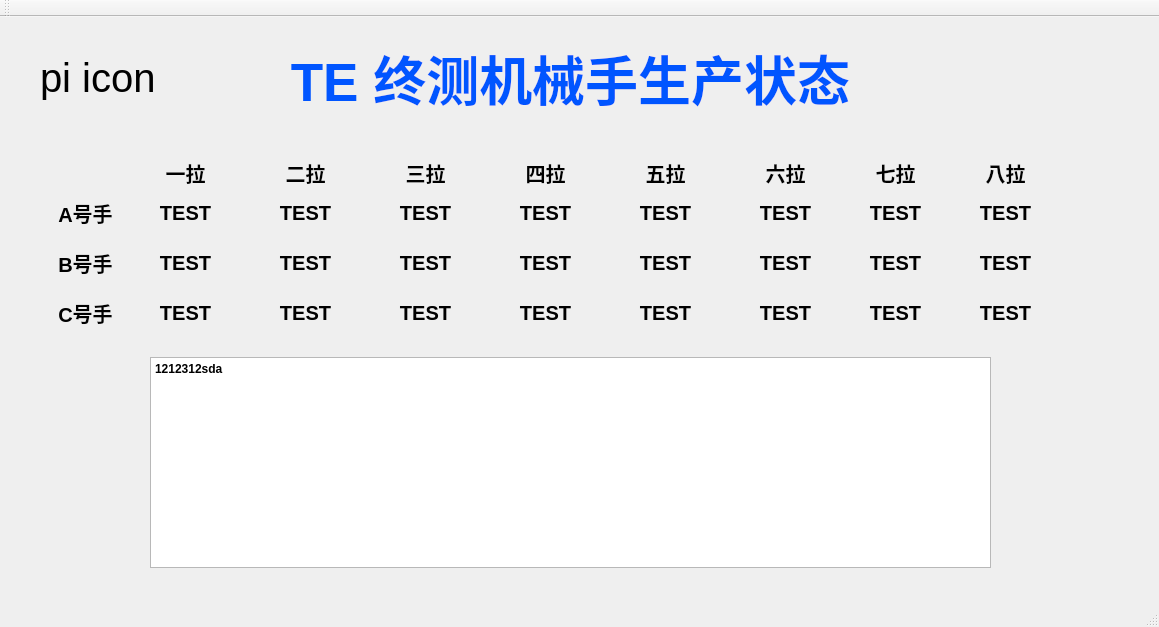
<?xml version="1.0" encoding="UTF-8"?>
<ui version="4.0">
 <class>MainWindow</class>
 <widget class="QMainWindow" name="MainWindow">
  <property name="geometry">
   <rect>
    <x>0</x>
    <y>0</y>
    <width>1159</width>
    <height>627</height>
   </rect>
  </property>
  <property name="font">
   <font>
    <pointsize>30</pointsize>
   </font>
  </property>
  <property name="windowTitle">
   <string>MainWindow</string>
  </property>
  <widget class="QWidget" name="centralWidget">
   <widget class="QLabel" name="label">
    <property name="geometry">
     <rect>
      <x>150</x>
      <y>140</y>
      <width>71</width>
      <height>31</height>
     </rect>
    </property>
    <property name="font">
     <font>
      <pointsize>15</pointsize>
      <weight>75</weight>
      <bold>true</bold>
     </font>
    </property>
    <property name="text">
     <string>一拉</string>
    </property>
    <property name="alignment">
     <set>Qt::AlignCenter</set>
    </property>
   </widget>
   <widget class="QLabel" name="label_2">
    <property name="geometry">
     <rect>
      <x>140</x>
      <y>180</y>
      <width>91</width>
      <height>31</height>
     </rect>
    </property>
    <property name="font">
     <font>
      <pointsize>15</pointsize>
      <weight>75</weight>
      <bold>true</bold>
     </font>
    </property>
    <property name="text">
     <string>TEST</string>
    </property>
    <property name="alignment">
     <set>Qt::AlignCenter</set>
    </property>
   </widget>
   <widget class="QLabel" name="label_3">
    <property name="geometry">
     <rect>
      <x>140</x>
      <y>230</y>
      <width>91</width>
      <height>31</height>
     </rect>
    </property>
    <property name="font">
     <font>
      <pointsize>15</pointsize>
      <weight>75</weight>
      <bold>true</bold>
     </font>
    </property>
    <property name="text">
     <string>TEST</string>
    </property>
    <property name="alignment">
     <set>Qt::AlignCenter</set>
    </property>
   </widget>
   <widget class="QLabel" name="label_4">
    <property name="geometry">
     <rect>
      <x>140</x>
      <y>280</y>
      <width>91</width>
      <height>31</height>
     </rect>
    </property>
    <property name="font">
     <font>
      <pointsize>15</pointsize>
      <weight>75</weight>
      <bold>true</bold>
     </font>
    </property>
    <property name="text">
     <string>TEST</string>
    </property>
    <property name="alignment">
     <set>Qt::AlignCenter</set>
    </property>
   </widget>
   <widget class="QLabel" name="label_5">
    <property name="geometry">
     <rect>
      <x>260</x>
      <y>230</y>
      <width>91</width>
      <height>31</height>
     </rect>
    </property>
    <property name="font">
     <font>
      <pointsize>15</pointsize>
      <weight>75</weight>
      <bold>true</bold>
     </font>
    </property>
    <property name="text">
     <string>TEST</string>
    </property>
    <property name="alignment">
     <set>Qt::AlignCenter</set>
    </property>
   </widget>
   <widget class="QLabel" name="label_6">
    <property name="geometry">
     <rect>
      <x>270</x>
      <y>140</y>
      <width>71</width>
      <height>31</height>
     </rect>
    </property>
    <property name="font">
     <font>
      <pointsize>15</pointsize>
      <weight>75</weight>
      <bold>true</bold>
     </font>
    </property>
    <property name="text">
     <string>二拉</string>
    </property>
    <property name="alignment">
     <set>Qt::AlignCenter</set>
    </property>
   </widget>
   <widget class="QLabel" name="label_7">
    <property name="geometry">
     <rect>
      <x>260</x>
      <y>180</y>
      <width>91</width>
      <height>31</height>
     </rect>
    </property>
    <property name="font">
     <font>
      <pointsize>15</pointsize>
      <weight>75</weight>
      <bold>true</bold>
     </font>
    </property>
    <property name="text">
     <string>TEST</string>
    </property>
    <property name="alignment">
     <set>Qt::AlignCenter</set>
    </property>
   </widget>
   <widget class="QLabel" name="label_8">
    <property name="geometry">
     <rect>
      <x>260</x>
      <y>280</y>
      <width>91</width>
      <height>31</height>
     </rect>
    </property>
    <property name="font">
     <font>
      <pointsize>15</pointsize>
      <weight>75</weight>
      <bold>true</bold>
     </font>
    </property>
    <property name="text">
     <string>TEST</string>
    </property>
    <property name="alignment">
     <set>Qt::AlignCenter</set>
    </property>
   </widget>
   <widget class="QLabel" name="label_9">
    <property name="geometry">
     <rect>
      <x>380</x>
      <y>230</y>
      <width>91</width>
      <height>31</height>
     </rect>
    </property>
    <property name="font">
     <font>
      <pointsize>15</pointsize>
      <weight>75</weight>
      <bold>true</bold>
     </font>
    </property>
    <property name="text">
     <string>TEST</string>
    </property>
    <property name="alignment">
     <set>Qt::AlignCenter</set>
    </property>
   </widget>
   <widget class="QLabel" name="label_10">
    <property name="geometry">
     <rect>
      <x>390</x>
      <y>140</y>
      <width>71</width>
      <height>31</height>
     </rect>
    </property>
    <property name="font">
     <font>
      <pointsize>15</pointsize>
      <weight>75</weight>
      <bold>true</bold>
     </font>
    </property>
    <property name="text">
     <string>三拉</string>
    </property>
    <property name="alignment">
     <set>Qt::AlignCenter</set>
    </property>
   </widget>
   <widget class="QLabel" name="label_11">
    <property name="geometry">
     <rect>
      <x>380</x>
      <y>180</y>
      <width>91</width>
      <height>31</height>
     </rect>
    </property>
    <property name="font">
     <font>
      <pointsize>15</pointsize>
      <weight>75</weight>
      <bold>true</bold>
     </font>
    </property>
    <property name="text">
     <string>TEST</string>
    </property>
    <property name="alignment">
     <set>Qt::AlignCenter</set>
    </property>
   </widget>
   <widget class="QLabel" name="label_12">
    <property name="geometry">
     <rect>
      <x>380</x>
      <y>280</y>
      <width>91</width>
      <height>31</height>
     </rect>
    </property>
    <property name="font">
     <font>
      <pointsize>15</pointsize>
      <weight>75</weight>
      <bold>true</bold>
     </font>
    </property>
    <property name="text">
     <string>TEST</string>
    </property>
    <property name="alignment">
     <set>Qt::AlignCenter</set>
    </property>
   </widget>
   <widget class="QLabel" name="label_13">
    <property name="geometry">
     <rect>
      <x>500</x>
      <y>230</y>
      <width>91</width>
      <height>31</height>
     </rect>
    </property>
    <property name="font">
     <font>
      <pointsize>15</pointsize>
      <weight>75</weight>
      <bold>true</bold>
     </font>
    </property>
    <property name="text">
     <string>TEST</string>
    </property>
    <property name="alignment">
     <set>Qt::AlignCenter</set>
    </property>
   </widget>
   <widget class="QLabel" name="label_14">
    <property name="geometry">
     <rect>
      <x>510</x>
      <y>140</y>
      <width>71</width>
      <height>31</height>
     </rect>
    </property>
    <property name="font">
     <font>
      <pointsize>15</pointsize>
      <weight>75</weight>
      <bold>true</bold>
     </font>
    </property>
    <property name="text">
     <string>四拉</string>
    </property>
    <property name="alignment">
     <set>Qt::AlignCenter</set>
    </property>
   </widget>
   <widget class="QLabel" name="label_15">
    <property name="geometry">
     <rect>
      <x>500</x>
      <y>180</y>
      <width>91</width>
      <height>31</height>
     </rect>
    </property>
    <property name="font">
     <font>
      <pointsize>15</pointsize>
      <weight>75</weight>
      <bold>true</bold>
     </font>
    </property>
    <property name="text">
     <string>TEST</string>
    </property>
    <property name="alignment">
     <set>Qt::AlignCenter</set>
    </property>
   </widget>
   <widget class="QLabel" name="label_16">
    <property name="geometry">
     <rect>
      <x>500</x>
      <y>280</y>
      <width>91</width>
      <height>31</height>
     </rect>
    </property>
    <property name="font">
     <font>
      <pointsize>15</pointsize>
      <weight>75</weight>
      <bold>true</bold>
     </font>
    </property>
    <property name="text">
     <string>TEST</string>
    </property>
    <property name="alignment">
     <set>Qt::AlignCenter</set>
    </property>
   </widget>
   <widget class="QLabel" name="label_17">
    <property name="geometry">
     <rect>
      <x>620</x>
      <y>230</y>
      <width>91</width>
      <height>31</height>
     </rect>
    </property>
    <property name="font">
     <font>
      <pointsize>15</pointsize>
      <weight>75</weight>
      <bold>true</bold>
     </font>
    </property>
    <property name="text">
     <string>TEST</string>
    </property>
    <property name="alignment">
     <set>Qt::AlignCenter</set>
    </property>
   </widget>
   <widget class="QLabel" name="label_18">
    <property name="geometry">
     <rect>
      <x>630</x>
      <y>140</y>
      <width>71</width>
      <height>31</height>
     </rect>
    </property>
    <property name="font">
     <font>
      <pointsize>15</pointsize>
      <weight>75</weight>
      <bold>true</bold>
     </font>
    </property>
    <property name="text">
     <string>五拉</string>
    </property>
    <property name="alignment">
     <set>Qt::AlignCenter</set>
    </property>
   </widget>
   <widget class="QLabel" name="label_19">
    <property name="geometry">
     <rect>
      <x>620</x>
      <y>180</y>
      <width>91</width>
      <height>31</height>
     </rect>
    </property>
    <property name="font">
     <font>
      <pointsize>15</pointsize>
      <weight>75</weight>
      <bold>true</bold>
     </font>
    </property>
    <property name="text">
     <string>TEST</string>
    </property>
    <property name="alignment">
     <set>Qt::AlignCenter</set>
    </property>
   </widget>
   <widget class="QLabel" name="label_20">
    <property name="geometry">
     <rect>
      <x>620</x>
      <y>280</y>
      <width>91</width>
      <height>31</height>
     </rect>
    </property>
    <property name="font">
     <font>
      <pointsize>15</pointsize>
      <weight>75</weight>
      <bold>true</bold>
     </font>
    </property>
    <property name="text">
     <string>TEST</string>
    </property>
    <property name="alignment">
     <set>Qt::AlignCenter</set>
    </property>
   </widget>
   <widget class="QLabel" name="label_21">
    <property name="geometry">
     <rect>
      <x>740</x>
      <y>230</y>
      <width>91</width>
      <height>31</height>
     </rect>
    </property>
    <property name="font">
     <font>
      <pointsize>15</pointsize>
      <weight>75</weight>
      <bold>true</bold>
     </font>
    </property>
    <property name="text">
     <string>TEST</string>
    </property>
    <property name="alignment">
     <set>Qt::AlignCenter</set>
    </property>
   </widget>
   <widget class="QLabel" name="label_22">
    <property name="geometry">
     <rect>
      <x>750</x>
      <y>140</y>
      <width>71</width>
      <height>31</height>
     </rect>
    </property>
    <property name="font">
     <font>
      <pointsize>15</pointsize>
      <weight>75</weight>
      <bold>true</bold>
     </font>
    </property>
    <property name="text">
     <string>六拉</string>
    </property>
    <property name="alignment">
     <set>Qt::AlignCenter</set>
    </property>
   </widget>
   <widget class="QLabel" name="label_23">
    <property name="geometry">
     <rect>
      <x>740</x>
      <y>180</y>
      <width>91</width>
      <height>31</height>
     </rect>
    </property>
    <property name="font">
     <font>
      <pointsize>15</pointsize>
      <weight>75</weight>
      <bold>true</bold>
     </font>
    </property>
    <property name="text">
     <string>TEST</string>
    </property>
    <property name="alignment">
     <set>Qt::AlignCenter</set>
    </property>
   </widget>
   <widget class="QLabel" name="label_24">
    <property name="geometry">
     <rect>
      <x>740</x>
      <y>280</y>
      <width>91</width>
      <height>31</height>
     </rect>
    </property>
    <property name="font">
     <font>
      <pointsize>15</pointsize>
      <weight>75</weight>
      <bold>true</bold>
     </font>
    </property>
    <property name="text">
     <string>TEST</string>
    </property>
    <property name="alignment">
     <set>Qt::AlignCenter</set>
    </property>
   </widget>
   <widget class="QLabel" name="label_25">
    <property name="geometry">
     <rect>
      <x>850</x>
      <y>230</y>
      <width>91</width>
      <height>31</height>
     </rect>
    </property>
    <property name="font">
     <font>
      <pointsize>15</pointsize>
      <weight>75</weight>
      <bold>true</bold>
     </font>
    </property>
    <property name="text">
     <string>TEST</string>
    </property>
    <property name="alignment">
     <set>Qt::AlignCenter</set>
    </property>
   </widget>
   <widget class="QLabel" name="label_26">
    <property name="geometry">
     <rect>
      <x>860</x>
      <y>140</y>
      <width>71</width>
      <height>31</height>
     </rect>
    </property>
    <property name="font">
     <font>
      <pointsize>15</pointsize>
      <weight>75</weight>
      <bold>true</bold>
     </font>
    </property>
    <property name="text">
     <string>七拉</string>
    </property>
    <property name="alignment">
     <set>Qt::AlignCenter</set>
    </property>
   </widget>
   <widget class="QLabel" name="label_27">
    <property name="geometry">
     <rect>
      <x>850</x>
      <y>180</y>
      <width>91</width>
      <height>31</height>
     </rect>
    </property>
    <property name="font">
     <font>
      <pointsize>15</pointsize>
      <weight>75</weight>
      <bold>true</bold>
     </font>
    </property>
    <property name="text">
     <string>TEST</string>
    </property>
    <property name="alignment">
     <set>Qt::AlignCenter</set>
    </property>
   </widget>
   <widget class="QLabel" name="label_28">
    <property name="geometry">
     <rect>
      <x>850</x>
      <y>280</y>
      <width>91</width>
      <height>31</height>
     </rect>
    </property>
    <property name="font">
     <font>
      <pointsize>15</pointsize>
      <weight>75</weight>
      <bold>true</bold>
     </font>
    </property>
    <property name="text">
     <string>TEST</string>
    </property>
    <property name="alignment">
     <set>Qt::AlignCenter</set>
    </property>
   </widget>
   <widget class="QLabel" name="label_29">
    <property name="geometry">
     <rect>
      <x>960</x>
      <y>230</y>
      <width>91</width>
      <height>31</height>
     </rect>
    </property>
    <property name="font">
     <font>
      <pointsize>15</pointsize>
      <weight>75</weight>
      <bold>true</bold>
     </font>
    </property>
    <property name="text">
     <string>TEST</string>
    </property>
    <property name="alignment">
     <set>Qt::AlignCenter</set>
    </property>
   </widget>
   <widget class="QLabel" name="label_30">
    <property name="geometry">
     <rect>
      <x>970</x>
      <y>140</y>
      <width>71</width>
      <height>31</height>
     </rect>
    </property>
    <property name="font">
     <font>
      <pointsize>15</pointsize>
      <weight>75</weight>
      <bold>true</bold>
     </font>
    </property>
    <property name="text">
     <string>八拉</string>
    </property>
    <property name="alignment">
     <set>Qt::AlignCenter</set>
    </property>
   </widget>
   <widget class="QLabel" name="label_31">
    <property name="geometry">
     <rect>
      <x>960</x>
      <y>180</y>
      <width>91</width>
      <height>31</height>
     </rect>
    </property>
    <property name="font">
     <font>
      <pointsize>15</pointsize>
      <weight>75</weight>
      <bold>true</bold>
     </font>
    </property>
    <property name="text">
     <string>TEST</string>
    </property>
    <property name="alignment">
     <set>Qt::AlignCenter</set>
    </property>
   </widget>
   <widget class="QLabel" name="label_32">
    <property name="geometry">
     <rect>
      <x>960</x>
      <y>280</y>
      <width>91</width>
      <height>31</height>
     </rect>
    </property>
    <property name="font">
     <font>
      <pointsize>15</pointsize>
      <weight>75</weight>
      <bold>true</bold>
     </font>
    </property>
    <property name="text">
     <string>TEST</string>
    </property>
    <property name="alignment">
     <set>Qt::AlignCenter</set>
    </property>
   </widget>
   <widget class="QLabel" name="label_33">
    <property name="geometry">
     <rect>
      <x>270</x>
      <y>10</y>
      <width>601</width>
      <height>101</height>
     </rect>
    </property>
    <property name="font">
     <font>
      <pointsize>40</pointsize>
      <weight>75</weight>
      <bold>true</bold>
     </font>
    </property>
    <property name="styleSheet">
     <string notr="true">color: rgb(0, 85, 255);</string>
    </property>
    <property name="text">
     <string>TE 终测机械手生产状态</string>
    </property>
    <property name="alignment">
     <set>Qt::AlignCenter</set>
    </property>
   </widget>
   <widget class="QTextEdit" name="textEdit">
    <property name="geometry">
     <rect>
      <x>150</x>
      <y>340</y>
      <width>841</width>
      <height>211</height>
     </rect>
    </property>
    <property name="font">
     <font>
      <pointsize>30</pointsize>
      <weight>75</weight>
      <bold>true</bold>
     </font>
    </property>
    <property name="readOnly">
     <bool>true</bool>
    </property>
    <property name="html">
     <string>&lt;!DOCTYPE HTML PUBLIC &quot;-//W3C//DTD HTML 4.0//EN&quot; &quot;http://www.w3.org/TR/REC-html40/strict.dtd&quot;&gt;
&lt;html&gt;&lt;head&gt;&lt;meta name=&quot;qrichtext&quot; content=&quot;1&quot; /&gt;&lt;style type=&quot;text/css&quot;&gt;
p, li { white-space: pre-wrap; }
&lt;/style&gt;&lt;/head&gt;&lt;body style=&quot; font-family:'SimSun'; font-size:30pt; font-weight:600; font-style:normal;&quot;&gt;
&lt;p style=&quot; margin-top:0px; margin-bottom:0px; margin-left:0px; margin-right:0px; -qt-block-indent:0; text-indent:0px;&quot;&gt;&lt;span style=&quot; font-size:9pt;&quot;&gt;1212312sda&lt;/span&gt;&lt;/p&gt;&lt;/body&gt;&lt;/html&gt;</string>
    </property>
   </widget>
   <widget class="QLabel" name="label_34">
    <property name="geometry">
     <rect>
      <x>40</x>
      <y>20</y>
      <width>161</width>
      <height>81</height>
     </rect>
    </property>
    <property name="text">
     <string>pi icon</string>
    </property>
   </widget>
   <widget class="QLabel" name="label_35">
    <property name="geometry">
     <rect>
      <x>50</x>
      <y>230</y>
      <width>71</width>
      <height>31</height>
     </rect>
    </property>
    <property name="font">
     <font>
      <pointsize>15</pointsize>
      <weight>75</weight>
      <bold>true</bold>
     </font>
    </property>
    <property name="text">
     <string>B号手</string>
    </property>
    <property name="alignment">
     <set>Qt::AlignCenter</set>
    </property>
   </widget>
   <widget class="QLabel" name="label_36">
    <property name="geometry">
     <rect>
      <x>50</x>
      <y>180</y>
      <width>71</width>
      <height>31</height>
     </rect>
    </property>
    <property name="font">
     <font>
      <pointsize>15</pointsize>
      <weight>75</weight>
      <bold>true</bold>
     </font>
    </property>
    <property name="text">
     <string>A号手</string>
    </property>
    <property name="alignment">
     <set>Qt::AlignCenter</set>
    </property>
   </widget>
   <widget class="QLabel" name="label_37">
    <property name="geometry">
     <rect>
      <x>50</x>
      <y>280</y>
      <width>71</width>
      <height>31</height>
     </rect>
    </property>
    <property name="font">
     <font>
      <pointsize>15</pointsize>
      <weight>75</weight>
      <bold>true</bold>
     </font>
    </property>
    <property name="text">
     <string>C号手</string>
    </property>
    <property name="alignment">
     <set>Qt::AlignCenter</set>
    </property>
   </widget>
  </widget>
  <widget class="QMenuBar" name="menuBar">
   <property name="geometry">
    <rect>
     <x>0</x>
     <y>0</y>
     <width>1159</width>
     <height>58</height>
    </rect>
   </property>
  </widget>
  <widget class="QToolBar" name="mainToolBar">
   <attribute name="toolBarArea">
    <enum>TopToolBarArea</enum>
   </attribute>
   <attribute name="toolBarBreak">
    <bool>false</bool>
   </attribute>
  </widget>
  <widget class="QStatusBar" name="statusBar"/>
 </widget>
 <layoutdefault spacing="6" margin="11"/>
 <resources/>
 <connections/>
</ui>
